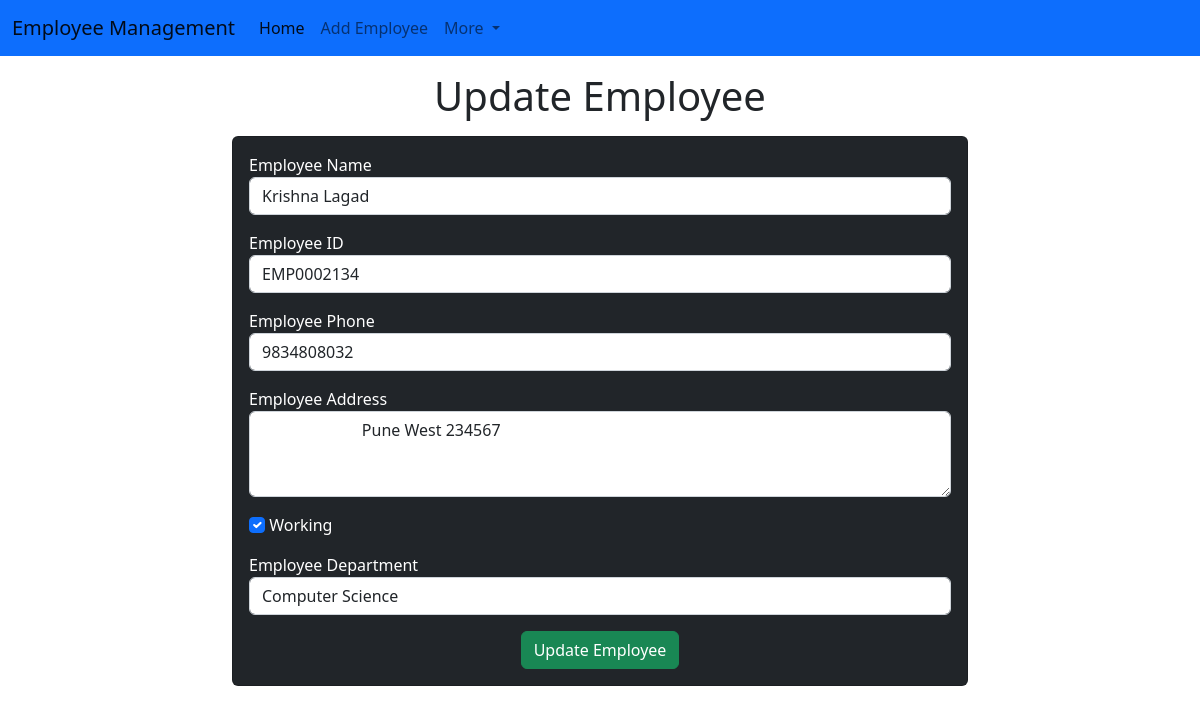
Page /employee/update-emp/1 on the committed database.
### emp/models.py (models this page shows)
class Employee(models.Model):
    name = models.CharField(max_length=200)
    emp_id = models.CharField(max_length=200)
    phone = models.CharField(max_length=10)
    address = models.CharField(max_length=150)
    working = models.BooleanField(default=True)
    department = models.CharField(max_length=50)

### emp/views.py (the view)
# urls.py: path("update-emp/<int:emp_id>", update_emp),
def update_emp(request, emp_id):
    emp = Employee.objects.get(pk=emp_id)
    return render(request, "emp/update_emp.html",{
        'emp':emp
    })

### templates/emp/update_emp.html (shortened to what this page needs)
<!DOCTYPE html>
<html lang="en">
  <head>
    <link
      href="https://cdn.jsdelivr.net/npm/bootstrap@5.2.0-beta1/dist/css/bootstrap.min.css"
      rel="stylesheet"
    />
  </head>
  <body>
    {% include 'emp/navbar.html' %}
    <h1 class="text-center my-3">Update Employee</h1>
    <div class="container">
      <div class="row">
        <div class="col-md-8 offset-md-2">
          <div class="card bg-dark text-white">
            <div class="card-body">
              <form action="/employee/do_update_emp/{{emp.id}}" method="POST">
                <div class="mb-3">
                  <label for="name">Employee Name</label>
                  <input
                    id="name"
                    type="text"
                    class="form-control"
                    placeholder="Ex. Jackson Ray"
                    name="emp_name"
                    value="{{emp.name}}"
                  />
                </div>
                <div class="mb-3">
                  <label for="id">Employee ID</label>
                  <input
                    id="id"
                    type="text"
                    class="form-control"
                    placeholder="Ex. 23541"
                    name="emp_id"
                    value="{{emp.emp_id}}"
                  />
                </div>
                <div class="mb-3">
                  <label for="phone">Employee Phone</label>
                  <input
                    id="phone"
                    type="text"
                    class="form-control"
                    placeholder="Ex. 9876346523"
                    name="emp_phone"
                    value="{{emp.phone}}"
                  />
                </div>
                <div class="mb-3">
                    <label for="address">Employee Address</label>
                    <textarea
                        rows="3"
                        id="address"
                        type="text"
                        class="form-control"
                        placeholder="Mumbai, West-213456"
                        name="emp_address">
                        {{emp.address}}
                    </textarea>
                </div>
                <div class="mb-3">
                  <input
                    {%
                    if
                    emp.working
                    %}
                    checked
                    {%
                    endif
                    %}
                    type="checkbox"
                    name="emp_working"
                    id="working"
                    class="form-check-input"
                    value="{{emp.working}}"
                  />
                  <label for="working">Working</label>
                </div>
                <div class="mb-3">
                  <label for="department">Employee Department</label>
                  <select
                    name="emp_department"
                    id="department"
                    class="form-control"
                    value="{{emp.department}}"
                  >
                    <option value="CS">Computer Science</option>
                  </select>
                </div>
                <div class="container text-center">
                  <button class="btn btn-success">Update Employee</button>
                </div>
              </form>
            </div>
          </div>
        </div>
      </div>
    </div>
  </body>
</html>

### rows in the picture
Employee: emp_name "Krishna Lagad", emp_id "EMP0002134", emp_phone "9834808032", emp_address "Pune West 234567", emp_department "Computer Science"
